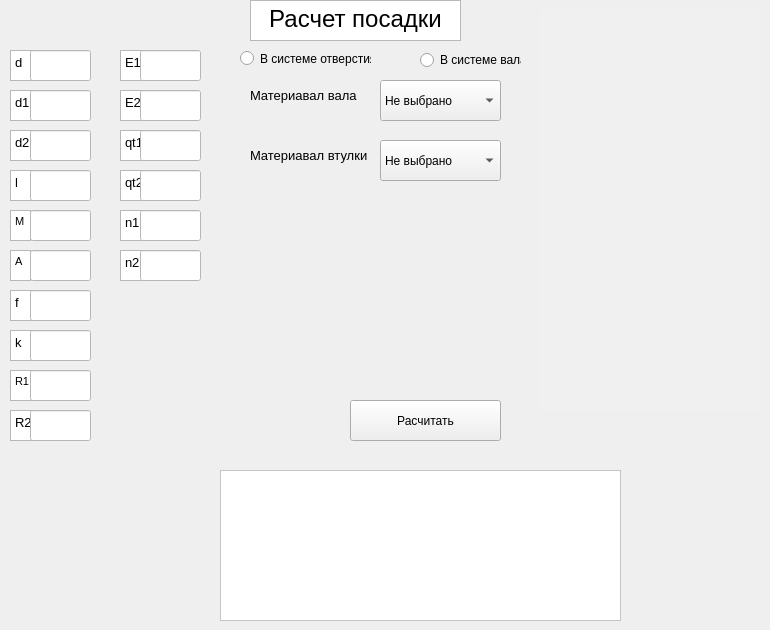
    <widget class="QWidget" name="tab">
     <attribute name="title">
      <string>Расчет посадки</string>
     </attribute>
     <widget class="QTextEdit" name="textEdit_2">
      <property name="geometry">
       <rect>
        <x>10</x>
        <y>50</y>
        <width>61</width>
        <height>31</height>
       </rect>
      </property>
      <property name="html">
       <string>&lt;!DOCTYPE HTML PUBLIC &quot;-//W3C//DTD HTML 4.0//EN&quot; &quot;http://www.w3.org/TR/REC-html40/strict.dtd&quot;&gt;
&lt;html&gt;&lt;head&gt;&lt;meta name=&quot;qrichtext&quot; content=&quot;1&quot; /&gt;&lt;style type=&quot;text/css&quot;&gt;
p, li { white-space: pre-wrap; }
&lt;/style&gt;&lt;/head&gt;&lt;body style=&quot; font-family:'MS Shell Dlg 2'; font-size:8.25pt; font-weight:400; font-style:normal;&quot;&gt;
&lt;p style=&quot; margin-top:0px; margin-bottom:0px; margin-left:0px; margin-right:0px; -qt-block-indent:0; text-indent:0px;&quot;&gt;&lt;span style=&quot; font-size:10pt;&quot;&gt;d&lt;/span&gt;&lt;/p&gt;&lt;/body&gt;&lt;/html&gt;</string>
      </property>
     </widget>
     <widget class="QTextEdit" name="textEdit">
      <property name="geometry">
       <rect>
        <x>250</x>
        <y>0</y>
        <width>211</width>
        <height>41</height>
       </rect>
      </property>
      <property name="tabletTracking">
       <bool>false</bool>
      </property>
      <property name="autoFillBackground">
       <bool>false</bool>
      </property>
      <property name="lineWidth">
       <number>4</number>
      </property>
      <property name="tabChangesFocus">
       <bool>false</bool>
      </property>
      <property name="readOnly">
       <bool>false</bool>
      </property>
      <property name="html">
       <string>&lt;!DOCTYPE HTML PUBLIC &quot;-//W3C//DTD HTML 4.0//EN&quot; &quot;http://www.w3.org/TR/REC-html40/strict.dtd&quot;&gt;
&lt;html&gt;&lt;head&gt;&lt;meta name=&quot;qrichtext&quot; content=&quot;1&quot; /&gt;&lt;style type=&quot;text/css&quot;&gt;
p, li { white-space: pre-wrap; }
&lt;/style&gt;&lt;/head&gt;&lt;body style=&quot; font-family:'MS Shell Dlg 2'; font-size:8.25pt; font-weight:400; font-style:normal;&quot;&gt;
&lt;p align=&quot;center&quot; style=&quot; margin-top:0px; margin-bottom:0px; margin-left:0px; margin-right:0px; -qt-block-indent:0; text-indent:0px;&quot;&gt;&lt;span style=&quot; font-size:18pt; color:#000000;&quot;&gt;Расчет посадки&lt;/span&gt;&lt;/p&gt;&lt;/body&gt;&lt;/html&gt;</string>
      </property>
      <property name="acceptRichText">
       <bool>true</bool>
      </property>
     </widget>
     <widget class="QTextEdit" name="textEdit_4">
      <property name="geometry">
       <rect>
        <x>10</x>
        <y>130</y>
        <width>61</width>
        <height>31</height>
       </rect>
      </property>
      <property name="html">
       <string>&lt;!DOCTYPE HTML PUBLIC &quot;-//W3C//DTD HTML 4.0//EN&quot; &quot;http://www.w3.org/TR/REC-html40/strict.dtd&quot;&gt;
&lt;html&gt;&lt;head&gt;&lt;meta name=&quot;qrichtext&quot; content=&quot;1&quot; /&gt;&lt;style type=&quot;text/css&quot;&gt;
p, li { white-space: pre-wrap; }
&lt;/style&gt;&lt;/head&gt;&lt;body style=&quot; font-family:'MS Shell Dlg 2'; font-size:8.25pt; font-weight:400; font-style:normal;&quot;&gt;
&lt;p style=&quot; margin-top:0px; margin-bottom:0px; margin-left:0px; margin-right:0px; -qt-block-indent:0; text-indent:0px;&quot;&gt;&lt;span style=&quot; font-size:10pt;&quot;&gt;d2&lt;/span&gt;&lt;/p&gt;&lt;/body&gt;&lt;/html&gt;</string>
      </property>
     </widget>
     <widget class="QLineEdit" name="lineEdit_9">
      <property name="geometry">
       <rect>
        <x>30</x>
        <y>370</y>
        <width>61</width>
        <height>31</height>
       </rect>
      </property>
      <property name="styleSheet">
       <string notr="true">background-color:rgb(255, 255, 255)</string>
      </property>
     </widget>
     <widget class="QTextEdit" name="textEdit_3">
      <property name="geometry">
       <rect>
        <x>10</x>
        <y>90</y>
        <width>61</width>
        <height>31</height>
       </rect>
      </property>
      <property name="html">
       <string>&lt;!DOCTYPE HTML PUBLIC &quot;-//W3C//DTD HTML 4.0//EN&quot; &quot;http://www.w3.org/TR/REC-html40/strict.dtd&quot;&gt;
&lt;html&gt;&lt;head&gt;&lt;meta name=&quot;qrichtext&quot; content=&quot;1&quot; /&gt;&lt;style type=&quot;text/css&quot;&gt;
p, li { white-space: pre-wrap; }
&lt;/style&gt;&lt;/head&gt;&lt;body style=&quot; font-family:'MS Shell Dlg 2'; font-size:8.25pt; font-weight:400; font-style:normal;&quot;&gt;
&lt;p style=&quot; margin-top:0px; margin-bottom:0px; margin-left:0px; margin-right:0px; -qt-block-indent:0; text-indent:0px;&quot;&gt;&lt;span style=&quot; font-size:10pt;&quot;&gt;d1&lt;/span&gt;&lt;/p&gt;&lt;/body&gt;&lt;/html&gt;</string>
      </property>
     </widget>
     <widget class="QLineEdit" name="lineEdit_3">
      <property name="geometry">
       <rect>
        <x>30</x>
        <y>130</y>
        <width>61</width>
        <height>31</height>
       </rect>
      </property>
      <property name="styleSheet">
       <string notr="true">background-color:rgb(255, 255, 255)</string>
      </property>
     </widget>
     <widget class="QTextEdit" name="textEdit_17">
      <property name="geometry">
       <rect>
        <x>120</x>
        <y>250</y>
        <width>61</width>
        <height>31</height>
       </rect>
      </property>
      <property name="html">
       <string>&lt;!DOCTYPE HTML PUBLIC &quot;-//W3C//DTD HTML 4.0//EN&quot; &quot;http://www.w3.org/TR/REC-html40/strict.dtd&quot;&gt;
&lt;html&gt;&lt;head&gt;&lt;meta name=&quot;qrichtext&quot; content=&quot;1&quot; /&gt;&lt;style type=&quot;text/css&quot;&gt;
p, li { white-space: pre-wrap; }
&lt;/style&gt;&lt;/head&gt;&lt;body style=&quot; font-family:'MS Shell Dlg 2'; font-size:8.25pt; font-weight:400; font-style:normal;&quot;&gt;
&lt;p style=&quot; margin-top:0px; margin-bottom:0px; margin-left:0px; margin-right:0px; -qt-block-indent:0; text-indent:0px;&quot;&gt;&lt;span style=&quot; font-size:10pt;&quot;&gt;n2&lt;/span&gt;&lt;/p&gt;&lt;/body&gt;&lt;/html&gt;</string>
      </property>
     </widget>
     <widget class="QLineEdit" name="lineEdit_6">
      <property name="geometry">
       <rect>
        <x>30</x>
        <y>250</y>
        <width>61</width>
        <height>31</height>
       </rect>
      </property>
      <property name="styleSheet">
       <string notr="true">background-color:rgb(255, 255, 255)</string>
      </property>
     </widget>
     <widget class="QTextEdit" name="textEdit_7">
      <property name="geometry">
       <rect>
        <x>10</x>
        <y>250</y>
        <width>21</width>
        <height>31</height>
       </rect>
      </property>
      <property name="html">
       <string>&lt;!DOCTYPE HTML PUBLIC &quot;-//W3C//DTD HTML 4.0//EN&quot; &quot;http://www.w3.org/TR/REC-html40/strict.dtd&quot;&gt;
&lt;html&gt;&lt;head&gt;&lt;meta name=&quot;qrichtext&quot; content=&quot;1&quot; /&gt;&lt;style type=&quot;text/css&quot;&gt;
p, li { white-space: pre-wrap; }
&lt;/style&gt;&lt;/head&gt;&lt;body style=&quot; font-family:'MS Shell Dlg 2'; font-size:8.25pt; font-weight:400; font-style:normal;&quot;&gt;
&lt;p style=&quot; margin-top:0px; margin-bottom:0px; margin-left:0px; margin-right:0px; -qt-block-indent:0; text-indent:0px;&quot;&gt;A&lt;/p&gt;&lt;/body&gt;&lt;/html&gt;</string>
      </property>
     </widget>
     <widget class="QLineEdit" name="lineEdit_16">
      <property name="geometry">
       <rect>
        <x>140</x>
        <y>250</y>
        <width>61</width>
        <height>31</height>
       </rect>
      </property>
      <property name="styleSheet">
       <string notr="true">background-color:rgb(255, 255, 255)</string>
      </property>
     </widget>
     <widget class="QTextEdit" name="textEdit_12">
      <property name="geometry">
       <rect>
        <x>120</x>
        <y>50</y>
        <width>61</width>
        <height>31</height>
       </rect>
      </property>
      <property name="html">
       <string>&lt;!DOCTYPE HTML PUBLIC &quot;-//W3C//DTD HTML 4.0//EN&quot; &quot;http://www.w3.org/TR/REC-html40/strict.dtd&quot;&gt;
&lt;html&gt;&lt;head&gt;&lt;meta name=&quot;qrichtext&quot; content=&quot;1&quot; /&gt;&lt;style type=&quot;text/css&quot;&gt;
p, li { white-space: pre-wrap; }
&lt;/style&gt;&lt;/head&gt;&lt;body style=&quot; font-family:'MS Shell Dlg 2'; font-size:8.25pt; font-weight:400; font-style:normal;&quot;&gt;
&lt;p style=&quot; margin-top:0px; margin-bottom:0px; margin-left:0px; margin-right:0px; -qt-block-indent:0; text-indent:0px;&quot;&gt;&lt;span style=&quot; font-size:10pt;&quot;&gt;E1&lt;/span&gt;&lt;/p&gt;&lt;/body&gt;&lt;/html&gt;</string>
      </property>
     </widget>
     <widget class="QTextEdit" name="textEdit_14">
      <property name="geometry">
       <rect>
        <x>120</x>
        <y>130</y>
        <width>61</width>
        <height>31</height>
       </rect>
      </property>
      <property name="html">
       <string>&lt;!DOCTYPE HTML PUBLIC &quot;-//W3C//DTD HTML 4.0//EN&quot; &quot;http://www.w3.org/TR/REC-html40/strict.dtd&quot;&gt;
&lt;html&gt;&lt;head&gt;&lt;meta name=&quot;qrichtext&quot; content=&quot;1&quot; /&gt;&lt;style type=&quot;text/css&quot;&gt;
p, li { white-space: pre-wrap; }
&lt;/style&gt;&lt;/head&gt;&lt;body style=&quot; font-family:'MS Shell Dlg 2'; font-size:8.25pt; font-weight:400; font-style:normal;&quot;&gt;
&lt;p style=&quot; margin-top:0px; margin-bottom:0px; margin-left:0px; margin-right:0px; -qt-block-indent:0; text-indent:0px;&quot;&gt;&lt;span style=&quot; font-size:10pt;&quot;&gt;qt1&lt;/span&gt;&lt;/p&gt;&lt;/body&gt;&lt;/html&gt;</string>
      </property>
     </widget>
     <widget class="QLineEdit" name="lineEdit_12">
      <property name="geometry">
       <rect>
        <x>140</x>
        <y>90</y>
        <width>61</width>
        <height>31</height>
       </rect>
      </property>
      <property name="styleSheet">
       <string notr="true">background-color:rgb(255, 255, 255)</string>
      </property>
     </widget>
     <widget class="QTextEdit" name="textEdit_8">
      <property name="geometry">
       <rect>
        <x>10</x>
        <y>290</y>
        <width>61</width>
        <height>31</height>
       </rect>
      </property>
      <property name="html">
       <string>&lt;!DOCTYPE HTML PUBLIC &quot;-//W3C//DTD HTML 4.0//EN&quot; &quot;http://www.w3.org/TR/REC-html40/strict.dtd&quot;&gt;
&lt;html&gt;&lt;head&gt;&lt;meta name=&quot;qrichtext&quot; content=&quot;1&quot; /&gt;&lt;style type=&quot;text/css&quot;&gt;
p, li { white-space: pre-wrap; }
&lt;/style&gt;&lt;/head&gt;&lt;body style=&quot; font-family:'MS Shell Dlg 2'; font-size:8.25pt; font-weight:400; font-style:normal;&quot;&gt;
&lt;p style=&quot; margin-top:0px; margin-bottom:0px; margin-left:0px; margin-right:0px; -qt-block-indent:0; text-indent:0px;&quot;&gt;&lt;span style=&quot; font-size:10pt;&quot;&gt;f&lt;/span&gt;&lt;/p&gt;&lt;/body&gt;&lt;/html&gt;</string>
      </property>
     </widget>
     <widget class="QTextEdit" name="textEdit_9">
      <property name="geometry">
       <rect>
        <x>10</x>
        <y>330</y>
        <width>61</width>
        <height>31</height>
       </rect>
      </property>
      <property name="html">
       <string>&lt;!DOCTYPE HTML PUBLIC &quot;-//W3C//DTD HTML 4.0//EN&quot; &quot;http://www.w3.org/TR/REC-html40/strict.dtd&quot;&gt;
&lt;html&gt;&lt;head&gt;&lt;meta name=&quot;qrichtext&quot; content=&quot;1&quot; /&gt;&lt;style type=&quot;text/css&quot;&gt;
p, li { white-space: pre-wrap; }
&lt;/style&gt;&lt;/head&gt;&lt;body style=&quot; font-family:'MS Shell Dlg 2'; font-size:8.25pt; font-weight:400; font-style:normal;&quot;&gt;
&lt;p style=&quot; margin-top:0px; margin-bottom:0px; margin-left:0px; margin-right:0px; -qt-block-indent:0; text-indent:0px;&quot;&gt;&lt;span style=&quot; font-size:10pt;&quot;&gt;k&lt;/span&gt;&lt;/p&gt;&lt;/body&gt;&lt;/html&gt;</string>
      </property>
     </widget>
     <widget class="QLineEdit" name="lineEdit_15">
      <property name="geometry">
       <rect>
        <x>140</x>
        <y>210</y>
        <width>61</width>
        <height>31</height>
       </rect>
      </property>
      <property name="styleSheet">
       <string notr="true">background-color:rgb(255, 255, 255)</string>
      </property>
     </widget>
     <widget class="QLineEdit" name="lineEdit">
      <property name="geometry">
       <rect>
        <x>30</x>
        <y>50</y>
        <width>61</width>
        <height>31</height>
       </rect>
      </property>
      <property name="styleSheet">
       <string notr="true">background-color:rgb(255, 255, 255)</string>
      </property>
     </widget>
     <widget class="QComboBox" name="comboBox">
      <property name="geometry">
       <rect>
        <x>380</x>
        <y>80</y>
        <width>121</width>
        <height>41</height>
       </rect>
      </property>
      <item>
       <property name="text">
        <string>Не выбрано</string>
       </property>
      </item>
     </widget>
     <widget class="QTextEdit" name="textEdit_11">
      <property name="geometry">
       <rect>
        <x>10</x>
        <y>410</y>
        <width>61</width>
        <height>31</height>
       </rect>
      </property>
      <property name="html">
       <string>&lt;!DOCTYPE HTML PUBLIC &quot;-//W3C//DTD HTML 4.0//EN&quot; &quot;http://www.w3.org/TR/REC-html40/strict.dtd&quot;&gt;
&lt;html&gt;&lt;head&gt;&lt;meta name=&quot;qrichtext&quot; content=&quot;1&quot; /&gt;&lt;style type=&quot;text/css&quot;&gt;
p, li { white-space: pre-wrap; }
&lt;/style&gt;&lt;/head&gt;&lt;body style=&quot; font-family:'MS Shell Dlg 2'; font-size:8.25pt; font-weight:400; font-style:normal;&quot;&gt;
&lt;p style=&quot; margin-top:0px; margin-bottom:0px; margin-left:0px; margin-right:0px; -qt-block-indent:0; text-indent:0px;&quot;&gt;&lt;span style=&quot; font-size:10pt;&quot;&gt;R2&lt;/span&gt;&lt;/p&gt;&lt;/body&gt;&lt;/html&gt;</string>
      </property>
     </widget>
     <widget class="QLineEdit" name="lineEdit_5">
      <property name="geometry">
       <rect>
        <x>30</x>
        <y>210</y>
        <width>61</width>
        <height>31</height>
       </rect>
      </property>
      <property name="styleSheet">
       <string notr="true">background-color:rgb(255, 255, 255)</string>
      </property>
     </widget>
     <widget class="QLineEdit" name="lineEdit_7">
      <property name="geometry">
       <rect>
        <x>30</x>
        <y>290</y>
        <width>61</width>
        <height>31</height>
       </rect>
      </property>
      <property name="styleSheet">
       <string notr="true">background-color:rgb(255, 255, 255)</string>
      </property>
     </widget>
     <widget class="QTextEdit" name="textEdit_5">
      <property name="geometry">
       <rect>
        <x>10</x>
        <y>170</y>
        <width>61</width>
        <height>31</height>
       </rect>
      </property>
      <property name="html">
       <string>&lt;!DOCTYPE HTML PUBLIC &quot;-//W3C//DTD HTML 4.0//EN&quot; &quot;http://www.w3.org/TR/REC-html40/strict.dtd&quot;&gt;
&lt;html&gt;&lt;head&gt;&lt;meta name=&quot;qrichtext&quot; content=&quot;1&quot; /&gt;&lt;style type=&quot;text/css&quot;&gt;
p, li { white-space: pre-wrap; }
&lt;/style&gt;&lt;/head&gt;&lt;body style=&quot; font-family:'MS Shell Dlg 2'; font-size:8.25pt; font-weight:400; font-style:normal;&quot;&gt;
&lt;p style=&quot; margin-top:0px; margin-bottom:0px; margin-left:0px; margin-right:0px; -qt-block-indent:0; text-indent:0px;&quot;&gt;&lt;span style=&quot; font-size:10pt;&quot;&gt;l&lt;/span&gt;&lt;/p&gt;&lt;/body&gt;&lt;/html&gt;</string>
      </property>
     </widget>
     <widget class="QPushButton" name="pushButton">
      <property name="geometry">
       <rect>
        <x>350</x>
        <y>400</y>
        <width>151</width>
        <height>41</height>
       </rect>
      </property>
      <property name="tabletTracking">
       <bool>false</bool>
      </property>
      <property name="text">
       <string>Расчитать</string>
      </property>
     </widget>
     <widget class="QTextEdit" name="textEdit_6">
      <property name="geometry">
       <rect>
        <x>10</x>
        <y>210</y>
        <width>21</width>
        <height>31</height>
       </rect>
      </property>
      <property name="html">
       <string>&lt;!DOCTYPE HTML PUBLIC &quot;-//W3C//DTD HTML 4.0//EN&quot; &quot;http://www.w3.org/TR/REC-html40/strict.dtd&quot;&gt;
&lt;html&gt;&lt;head&gt;&lt;meta name=&quot;qrichtext&quot; content=&quot;1&quot; /&gt;&lt;style type=&quot;text/css&quot;&gt;
p, li { white-space: pre-wrap; }
&lt;/style&gt;&lt;/head&gt;&lt;body style=&quot; font-family:'MS Shell Dlg 2'; font-size:8.25pt; font-weight:400; font-style:normal;&quot;&gt;
&lt;p style=&quot; margin-top:0px; margin-bottom:0px; margin-left:0px; margin-right:0px; -qt-block-indent:0; text-indent:0px;&quot;&gt;M&lt;/p&gt;&lt;/body&gt;&lt;/html&gt;</string>
      </property>
     </widget>
     <widget class="QLineEdit" name="lineEdit_10">
      <property name="geometry">
       <rect>
        <x>30</x>
        <y>410</y>
        <width>61</width>
        <height>31</height>
       </rect>
      </property>
      <property name="styleSheet">
       <string notr="true">background-color:rgb(255, 255, 255)</string>
      </property>
     </widget>
     <widget class="QLineEdit" name="lineEdit_4">
      <property name="geometry">
       <rect>
        <x>30</x>
        <y>170</y>
        <width>61</width>
        <height>31</height>
       </rect>
      </property>
      <property name="styleSheet">
       <string notr="true">background-color:rgb(255, 255, 255)</string>
      </property>
     </widget>
     <widget class="QLineEdit" name="lineEdit_13">
      <property name="geometry">
       <rect>
        <x>140</x>
        <y>130</y>
        <width>61</width>
        <height>31</height>
       </rect>
      </property>
      <property name="styleSheet">
       <string notr="true">background-color:rgb(255, 255, 255)</string>
      </property>
     </widget>
     <widget class="QTableView" name="tableView">
      <property name="geometry">
       <rect>
        <x>220</x>
        <y>470</y>
        <width>401</width>
        <height>151</height>
       </rect>
      </property>
      <property name="styleSheet">
       <string notr="true">background-color:rgb(255, 255, 255)</string>
      </property>
     </widget>
     <widget class="QTextEdit" name="textEdit_10">
      <property name="geometry">
       <rect>
        <x>10</x>
        <y>370</y>
        <width>41</width>
        <height>31</height>
       </rect>
      </property>
      <property name="html">
       <string>&lt;!DOCTYPE HTML PUBLIC &quot;-//W3C//DTD HTML 4.0//EN&quot; &quot;http://www.w3.org/TR/REC-html40/strict.dtd&quot;&gt;
&lt;html&gt;&lt;head&gt;&lt;meta name=&quot;qrichtext&quot; content=&quot;1&quot; /&gt;&lt;style type=&quot;text/css&quot;&gt;
p, li { white-space: pre-wrap; }
&lt;/style&gt;&lt;/head&gt;&lt;body style=&quot; font-family:'MS Shell Dlg 2'; font-size:8.25pt; font-weight:400; font-style:normal;&quot;&gt;
&lt;p style=&quot; margin-top:0px; margin-bottom:0px; margin-left:0px; margin-right:0px; -qt-block-indent:0; text-indent:0px;&quot;&gt;&lt;span style=&quot; font-size:8pt;&quot;&gt;R1&lt;/span&gt;&lt;/p&gt;&lt;/body&gt;&lt;/html&gt;</string>
      </property>
     </widget>
     <widget class="QTextEdit" name="textEdit_15">
      <property name="geometry">
       <rect>
        <x>120</x>
        <y>170</y>
        <width>61</width>
        <height>31</height>
       </rect>
      </property>
      <property name="html">
       <string>&lt;!DOCTYPE HTML PUBLIC &quot;-//W3C//DTD HTML 4.0//EN&quot; &quot;http://www.w3.org/TR/REC-html40/strict.dtd&quot;&gt;
&lt;html&gt;&lt;head&gt;&lt;meta name=&quot;qrichtext&quot; content=&quot;1&quot; /&gt;&lt;style type=&quot;text/css&quot;&gt;
p, li { white-space: pre-wrap; }
&lt;/style&gt;&lt;/head&gt;&lt;body style=&quot; font-family:'MS Shell Dlg 2'; font-size:8.25pt; font-weight:400; font-style:normal;&quot;&gt;
&lt;p style=&quot; margin-top:0px; margin-bottom:0px; margin-left:0px; margin-right:0px; -qt-block-indent:0; text-indent:0px;&quot;&gt;&lt;span style=&quot; font-size:10pt;&quot;&gt;qt2&lt;/span&gt;&lt;/p&gt;&lt;/body&gt;&lt;/html&gt;</string>
      </property>
     </widget>
     <widget class="QTextEdit" name="textEdit_16">
      <property name="geometry">
       <rect>
        <x>120</x>
        <y>210</y>
        <width>41</width>
        <height>31</height>
       </rect>
      </property>
      <property name="html">
       <string>&lt;!DOCTYPE HTML PUBLIC &quot;-//W3C//DTD HTML 4.0//EN&quot; &quot;http://www.w3.org/TR/REC-html40/strict.dtd&quot;&gt;
&lt;html&gt;&lt;head&gt;&lt;meta name=&quot;qrichtext&quot; content=&quot;1&quot; /&gt;&lt;style type=&quot;text/css&quot;&gt;
p, li { white-space: pre-wrap; }
&lt;/style&gt;&lt;/head&gt;&lt;body style=&quot; font-family:'MS Shell Dlg 2'; font-size:8.25pt; font-weight:400; font-style:normal;&quot;&gt;
&lt;p style=&quot; margin-top:0px; margin-bottom:0px; margin-left:0px; margin-right:0px; -qt-block-indent:0; text-indent:0px;&quot;&gt;&lt;span style=&quot; font-size:10pt;&quot;&gt;n1&lt;/span&gt;&lt;/p&gt;&lt;/body&gt;&lt;/html&gt;</string>
      </property>
     </widget>
     <widget class="QLineEdit" name="lineEdit_8">
      <property name="geometry">
       <rect>
        <x>30</x>
        <y>330</y>
        <width>61</width>
        <height>31</height>
       </rect>
      </property>
      <property name="styleSheet">
       <string notr="true">background-color:rgb(255, 255, 255)</string>
      </property>
     </widget>
     <widget class="QTextEdit" name="textEdit_13">
      <property name="geometry">
       <rect>
        <x>120</x>
        <y>90</y>
        <width>41</width>
        <height>31</height>
       </rect>
      </property>
      <property name="html">
       <string>&lt;!DOCTYPE HTML PUBLIC &quot;-//W3C//DTD HTML 4.0//EN&quot; &quot;http://www.w3.org/TR/REC-html40/strict.dtd&quot;&gt;
&lt;html&gt;&lt;head&gt;&lt;meta name=&quot;qrichtext&quot; content=&quot;1&quot; /&gt;&lt;style type=&quot;text/css&quot;&gt;
p, li { white-space: pre-wrap; }
&lt;/style&gt;&lt;/head&gt;&lt;body style=&quot; font-family:'MS Shell Dlg 2'; font-size:8.25pt; font-weight:400; font-style:normal;&quot;&gt;
&lt;p style=&quot; margin-top:0px; margin-bottom:0px; margin-left:0px; margin-right:0px; -qt-block-indent:0; text-indent:0px;&quot;&gt;&lt;span style=&quot; font-size:10pt;&quot;&gt;E2&lt;/span&gt;&lt;/p&gt;&lt;/body&gt;&lt;/html&gt;</string>
      </property>
     </widget>
     <widget class="QLineEdit" name="lineEdit_2">
      <property name="geometry">
       <rect>
        <x>30</x>
        <y>90</y>
        <width>61</width>
        <height>31</height>
       </rect>
      </property>
      <property name="styleSheet">
       <string notr="true">background-color:rgb(255, 255, 255)</string>
      </property>
     </widget>
     <widget class="QLineEdit" name="lineEdit_11">
      <property name="geometry">
       <rect>
        <x>140</x>
        <y>50</y>
        <width>61</width>
        <height>31</height>
       </rect>
      </property>
      <property name="styleSheet">
       <string notr="true">background-color:rgb(255, 255, 255)</string>
      </property>
     </widget>
     <widget class="QLineEdit" name="lineEdit_14">
      <property name="geometry">
       <rect>
        <x>140</x>
        <y>170</y>
        <width>61</width>
        <height>31</height>
       </rect>
      </property>
      <property name="styleSheet">
       <string notr="true">background-color:rgb(255, 255, 255)</string>
      </property>
     </widget>
     <widget class="QLabel" name="label">
      <property name="enabled">
       <bool>true</bool>
      </property>
      <property name="geometry">
       <rect>
        <x>540</x>
        <y>10</y>
        <width>221</width>
        <height>401</height>
       </rect>
      </property>
      <property name="mouseTracking">
       <bool>false</bool>
      </property>
      <property name="tabletTracking">
       <bool>false</bool>
      </property>
      <property name="focusPolicy">
       <enum>Qt::NoFocus</enum>
      </property>
      <property name="autoFillBackground">
       <bool>false</bool>
      </property>
      <property name="styleSheet">
       <string notr="true">background-color:rgb(240, 240, 240)</string>
      </property>
      <property name="frameShadow">
       <enum>QFrame::Plain</enum>
      </property>
      <property name="text">
       <string/>
      </property>
      <property name="pixmap">
       <pixmap resource="resourse.qrc">:/resource/img/схема.png</pixmap>
      </property>
      <property name="scaledContents">
       <bool>true</bool>
      </property>
      <property name="wordWrap">
       <bool>false</bool>
      </property>
      <property name="openExternalLinks">
       <bool>true</bool>
      </property>
     </widget>
     <widget class="QRadioButton" name="radioButton">
      <property name="geometry">
       <rect>
        <x>420</x>
        <y>50</y>
        <width>101</width>
        <height>20</height>
       </rect>
      </property>
      <property name="text">
       <string>В системе вала</string>
      </property>
     </widget>
     <widget class="QRadioButton" name="radioButton_2">
      <property name="geometry">
       <rect>
        <x>240</x>
        <y>50</y>
        <width>131</width>
        <height>17</height>
       </rect>
      </property>
      <property name="text">
       <string>В системе отверстия</string>
      </property>
     </widget>
     <widget class="QLabel" name="label_3">
      <property name="geometry">
       <rect>
        <x>250</x>
        <y>80</y>
        <width>111</width>
        <height>31</height>
       </rect>
      </property>
      <property name="font">
       <font>
        <pointsize>10</pointsize>
       </font>
      </property>
      <property name="text">
       <string>Материавал вала</string>
      </property>
     </widget>
     <widget class="QComboBox" name="comboBox_2">
      <property name="geometry">
       <rect>
        <x>380</x>
        <y>140</y>
        <width>121</width>
        <height>41</height>
       </rect>
      </property>
      <item>
       <property name="text">
        <string>Не выбрано</string>
       </property>
      </item>
     </widget>
     <widget class="QLabel" name="label_4">
      <property name="geometry">
       <rect>
        <x>250</x>
        <y>140</y>
        <width>121</width>
        <height>31</height>
       </rect>
      </property>
      <property name="font">
       <font>
        <pointsize>10</pointsize>
       </font>
      </property>
      <property name="text">
       <string>Материавал втулки</string>
      </property>
     </widget>
     <zorder>label</zorder>
     <zorder>textEdit_16</zorder>
     <zorder>textEdit_13</zorder>
     <zorder>textEdit_10</zorder>
     <zorder>textEdit_2</zorder>
     <zorder>textEdit</zorder>
     <zorder>textEdit_4</zorder>
     <zorder>lineEdit_9</zorder>
     <zorder>textEdit_3</zorder>
     <zorder>lineEdit_3</zorder>
     <zorder>textEdit_17</zorder>
     <zorder>lineEdit_6</zorder>
     <zorder>textEdit_7</zorder>
     <zorder>lineEdit_16</zorder>
     <zorder>textEdit_12</zorder>
     <zorder>textEdit_14</zorder>
     <zorder>lineEdit_12</zorder>
     <zorder>textEdit_8</zorder>
     <zorder>textEdit_9</zorder>
     <zorder>lineEdit_15</zorder>
     <zorder>lineEdit</zorder>
     <zorder>comboBox</zorder>
     <zorder>textEdit_11</zorder>
     <zorder>lineEdit_5</zorder>
     <zorder>lineEdit_7</zorder>
     <zorder>textEdit_5</zorder>
     <zorder>pushButton</zorder>
     <zorder>textEdit_6</zorder>
     <zorder>lineEdit_10</zorder>
     <zorder>lineEdit_4</zorder>
     <zorder>lineEdit_13</zorder>
     <zorder>tableView</zorder>
     <zorder>textEdit_15</zorder>
     <zorder>lineEdit_8</zorder>
     <zorder>lineEdit_2</zorder>
     <zorder>lineEdit_11</zorder>
     <zorder>lineEdit_14</zorder>
     <zorder>radioButton</zorder>
     <zorder>radioButton_2</zorder>
     <zorder>label_3</zorder>
     <zorder>comboBox_2</zorder>
     <zorder>label_4</zorder>
    </widget>
